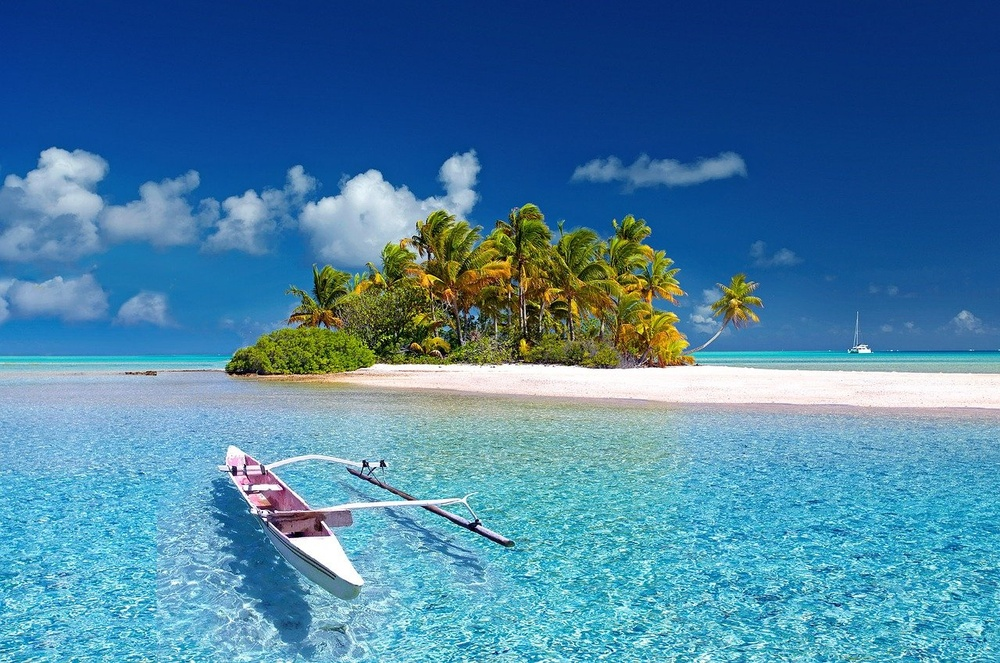
#> input picture images/landscape.jpg, 1000 x 663 px, shrunk from 1280 x 849 before the run
$ python '히스토그램3.py'
#> lines starting #> are read from the running program, lines starting #| are printed output that depends on the picture
# Histogram Equalization
# 이미지의 contrast, 즉 명암 대비 개선을 위함
# 이미지의 히스토그램이 특정 영역에 너무 집중되어 있으면 contrast가 낮아 좋은 이미지가 아님
# 특정 영역에 집중되어 있는 분포를 골고루 분포하는 작업 = Histogram Equalization

import cv2
import numpy as np
import matplotlib.pyplot as plt

######################################################################################
# 1. 회색이미지
img = cv2.imread('images/landscape.jpg', 0)
#> img: shape (663, 1000); min 0, max 255, mean 115.7
eq_gray = cv2.equalizeHist(img)
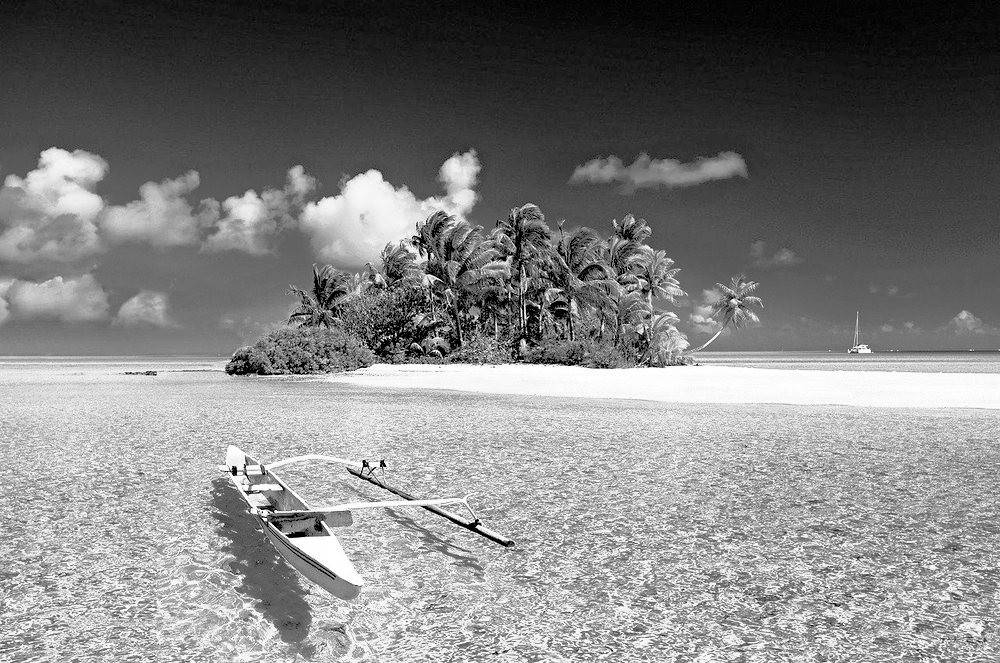
#> eq_gray: shape (663, 1000); min 0, max 255, mean 128.3

merged = np.hstack((img, eq_gray))
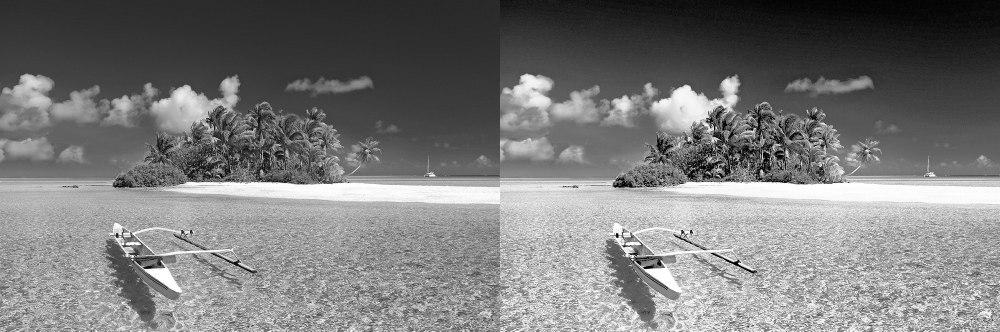
#> merged: shape (663, 2000) (shown at 1/2 size); min 0, max 255, mean 122
plt.figure(figsize=(10, 8))
plt.title('original image, equalized image')
plt.imshow(merged, 'gray')
plt.show()

# 원본 grayscale 이미지의 히스토그램
hist_val = cv2.calcHist([img], [0], None, [256], [0, 256])
#> hist_val = 256 values, max 12111 at index 46, min 38 at index 2, mean 2589.8
plt.title('original grayscale image histogram')
plt.plot(hist_val)
plt.show()
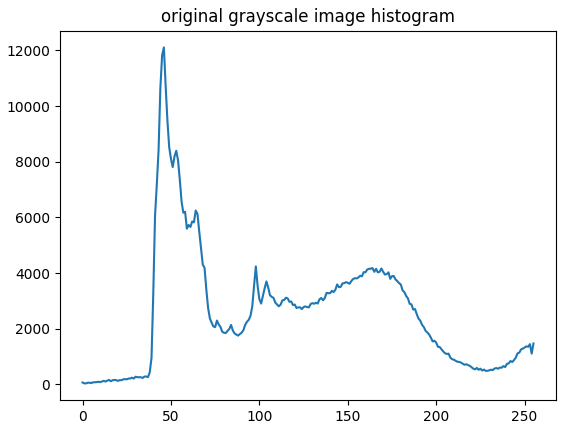
#> figure drawn by matplotlib, 1 panel; curve peaks at x = 46, y = 12111

# equalize한 이미지의 히스토그램
eq_hist_val = cv2.calcHist([eq_gray], [0], None, [256], [0, 256])
#> eq_hist_val = 256 values, max 12111 at index 26, min 0 at index 5, mean 2589.8
plt.title('equalized image histogram')
plt.plot(eq_hist_val)
plt.show()
#> figure, not shown here; curve peaks at x = 26, y = 12111
# 원본 grayscale 이미지 히스토그램보다 완만한 변화를 보인다

######################################################################################
# 2. color 이미지
img = cv2.imread('images/landscape.jpg')
#> img is the input picture: shape (663, 1000, 3); mean B, G, R 162.9, 128.2, 72.9
show_img = cv2.cvtColor(img, cv2.COLOR_BGR2RGB)

# color 이미지의 contrast를 높이는 방법
# 1) color img -> HSV color space
hsv = cv2.cvtColor(img, cv2.COLOR_BGR2HSV)
#> hsv: shape (663, 1000, 3); mean H, S, V 94.5, 166.3, 169

# 2) HSV(색조, 채도, 명도) 중 명도값을 equalize
hsv[:, :, 2] = cv2.equalizeHist(hsv[:, :, 2])
#> hsv: shape (663, 1000, 3); mean H, S, V 94.5, 166.3, 128.4

# 3) 명도가 equlize 되면 다시 HSV -> RGB (matplotlib으로 보여주기 위해 rgb)
eq_img = cv2.cvtColor(hsv, cv2.COLOR_HSV2RGB)

merged = np.hstack((show_img, eq_img))
#> merged: shape (663, 2000, 3)
plt.figure(figsize=(10, 8))
plt.title('original image, equalized image')
plt.imshow(merged)
plt.show()

######################################################################################
# CLAHE (Contrast Limited Adaptive Histogram Equalization)
# equalize를 하면 이미지의 밝은 부분이 너무 밝아져 날아가는 현상이 발생
# 이런 현상을 막기 위해 이미지를 일정한 영역으로 나누어 평탄화를 적용
# 이때 일정 영역 내에서 극단적으로 어둡거나 밝은 부분이 있으면 다른 영역에서의 평탄화 수준과 맞지 않아 노이즈 발생할 수 있음
# 이를 방지하기 위해 어떤 영역이든 지정된 제한 값을 넘으면 그 픽섹은 다른 영역에 균일하게 배분하여 적용
# 이러한 equalize 방식을 'CLAHE'

# clahe = cv2.createCLAHE(clipLimit, tileGridSize)
# clipLimit: 대비(Contrast) 제한 경계 값, default=40.0 (제한값을 넘으면 다른 영역에 균일하게 배분)
# tileGridSize: 영역 크기, default=8 x 8 (일정하게 나눌 영역)
# clahe: 생성된 CLAHE 객체

# clahe.apply(src): CLAHE 적용
# src: 입력 이미지

img = cv2.imread('images/clahe.jpg', 0)
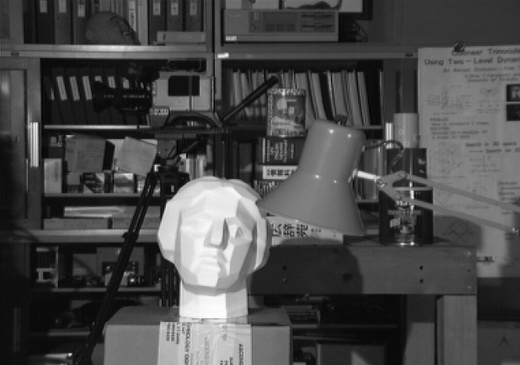
#> input picture images/clahe.jpg, 520 x 365 px, shrunk from 665 x 467 before the run
#> img is the input picture: shape (365, 520); min 0, max 255, mean 73.6
show_img = cv2.cvtColor(img, cv2.COLOR_BGR2RGB)

# equalizeHist 메서드로 equalize
eq_img = cv2.equalizeHist(img)
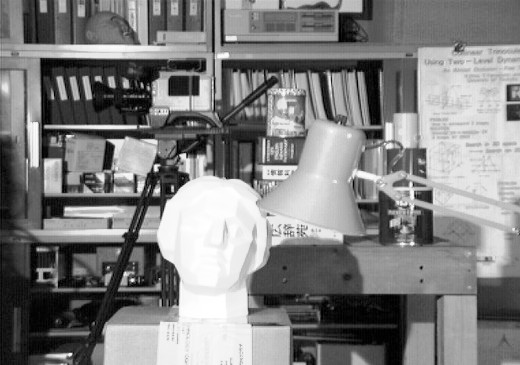
#> eq_img: shape (365, 520); min 0, max 255, mean 128.5
show_eq_img = cv2.cvtColor(eq_img, cv2.COLOR_BGR2RGB)

clahe = cv2.createCLAHE(clipLimit=2.0, tileGridSize=(8, 8))
# clahe 변수에 지정한 값들을 이미지에 적용
clahe_img = clahe.apply(img)
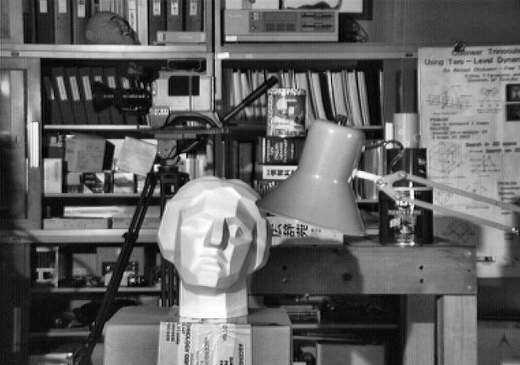
#> clahe_img: shape (365, 520); min 1, max 255, mean 99.3
show_clahe_img = cv2.cvtColor(clahe_img, cv2.COLOR_BGR2RGB)

merged = np.hstack((show_img, show_eq_img, show_clahe_img))
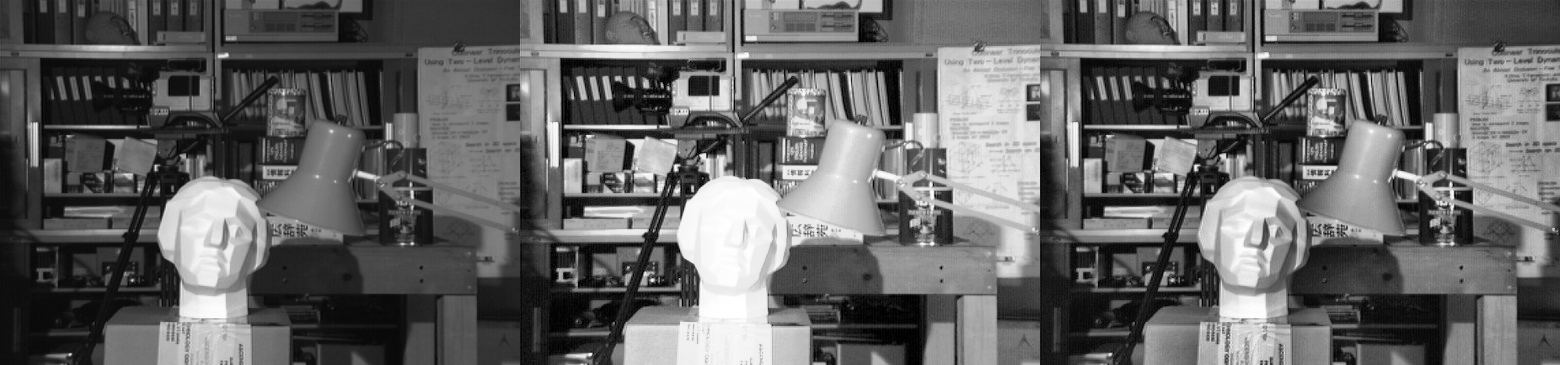
#> merged: shape (365, 1560, 3); min 0, max 255, mean 100.4
plt.figure(figsize=(12, 8))
plt.title('original image, equalizeHist image, CLAHE image')
plt.imshow(merged, 'gray')
plt.show()
# equalizeHist메서드가 적용된 eq_img에서 조각상의 얼굴 경계가 너무 밝아져 사라졌음
# 반면 clahe를 적용한 이미지에서는 경계도 유지되면서 전체적으로 contrast가 높아짐
